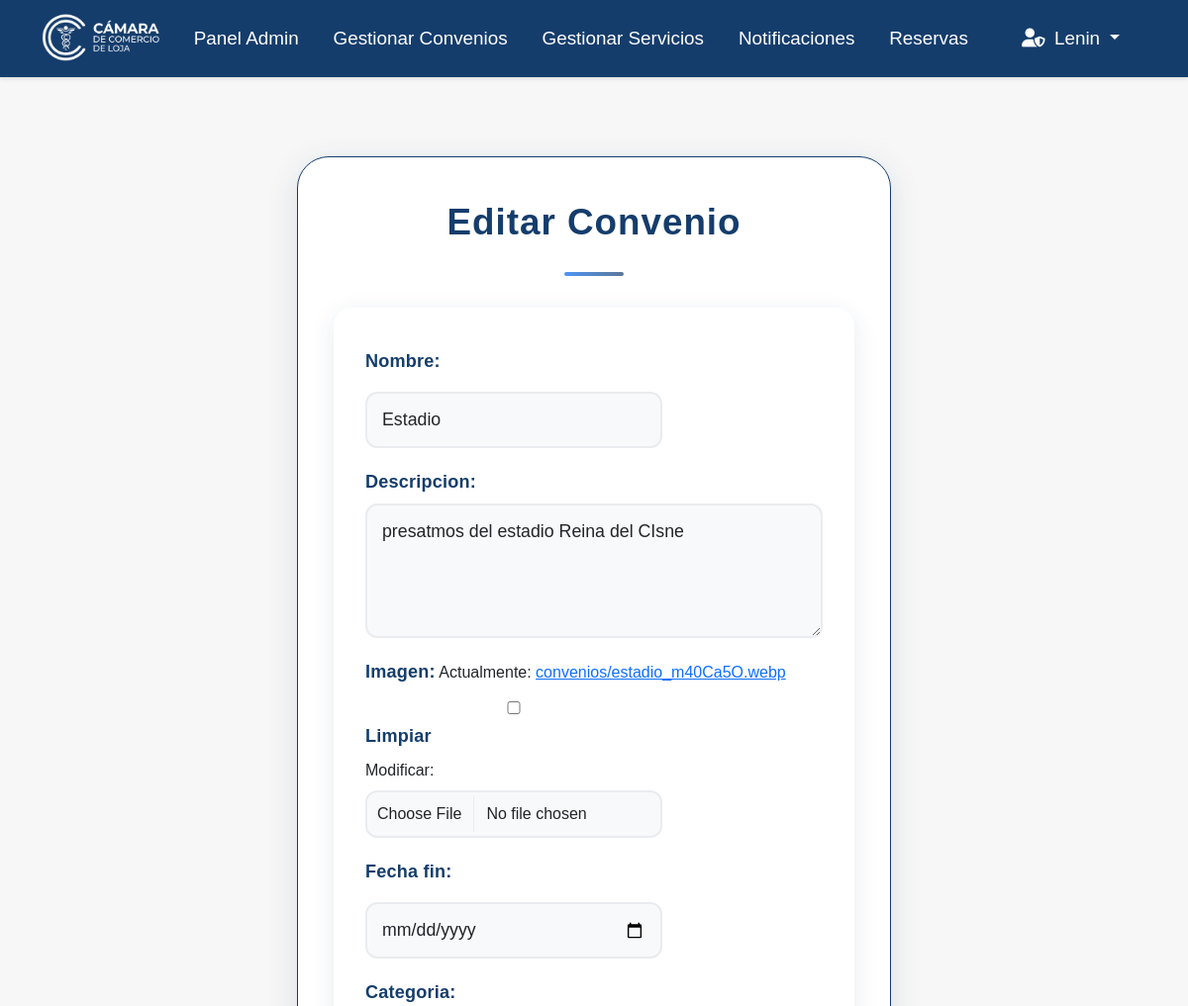
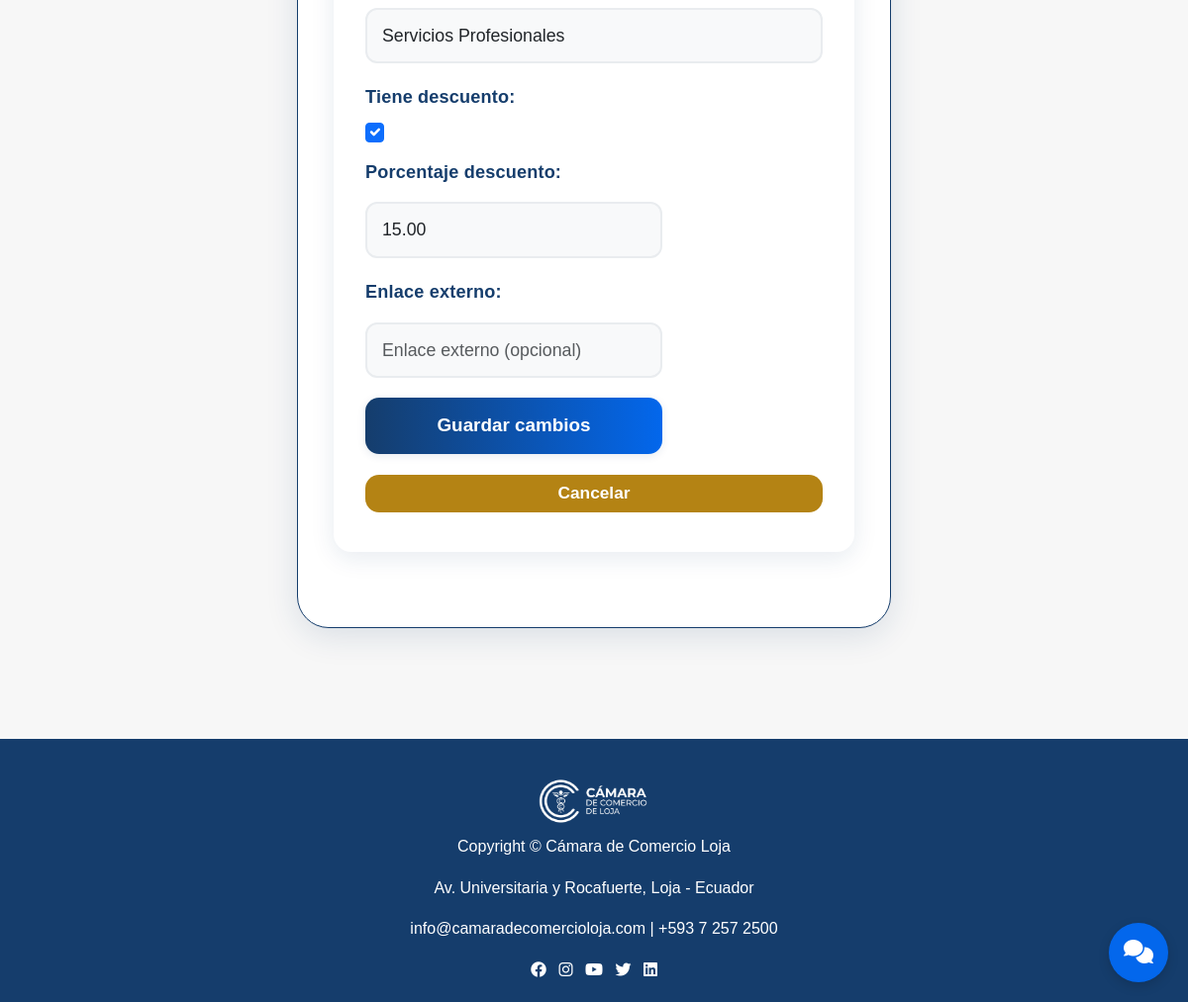
The app's page /admin-convenios/1/editar/ (signed in) with its own data (2 pictures, top to bottom).
### camara/models.py (models this page shows, shortened)
class Usuario(AbstractUser):
    TIPO_USUARIO_CHOICES = [
        ('socio', 'Socio'),
        ('visitante', 'Visitante'),
        ('empresa', 'Empresa'),
    ]
    nombre = models.CharField(max_length=255)
    tipo_usuario = models.CharField(max_length=10, choices=TIPO_USUARIO_CHOICES)
    cedula = models.CharField(max_length=20, unique=True, null=True, blank=True)
    email = models.EmailField(unique=True)
    telefono = models.CharField(max_length=20, null=True, blank=True)
    red_social_preferida = models.CharField(max_length=100, null=True, blank=True)
    aprobado = models.BooleanField(default=False)
    debe_cambiar_contrasena = models.BooleanField(default=False)
    fecha_contrasena_temporal = models.DateTimeField(null=True, blank=True)
    groups = models.ManyToManyField(
        Group,
        related_name='usuario_set',
        blank=True,
        help_text='The groups this user belongs to.',
        verbose_name='groups'
    )
    user_permissions = models.ManyToManyField(
        Permission,
        related_name='usuario_set',
        blank=True,
        help_text='Specific permissions for this user.',
        verbose_name='user permissions'
    )

class Convenio(models.Model):
    CATEGORIA_CHOICES = [
        ('financieros', 'Servicios Financieros'),
        ('turismo', 'Turismo y Hotelería'),
        ('profesionales', 'Servicios Profesionales'),
        ('graficos', 'Servicios Gráficos'),
    ]
    nombre = models.CharField(max_length=255)
    descripcion = models.TextField(null=True, blank=True)
    imagen = models.ImageField(upload_to='convenios/', null=True, blank=True)
    fecha_fin = models.DateField(null=True, blank=True)
    categoria = models.CharField(
        max_length=20,
        choices=CATEGORIA_CHOICES,
        default='financieros'
    )
    tiene_descuento = models.BooleanField(default=False)  # Nuevo campo
    porcentaje_descuento = models.DecimalField(max_digits=5, decimal_places=2, null=True, blank=True)  # Nuevo campo
    enlace = models.URLField("Enlace externo", null=True, blank=True)  # Nuevo campo

### camara/views.py (the view)
# urls.py: path('admin-convenios/<int:pk>/editar/', views.admin_convenio_edit, name='admin_convenio_edit'),
@admin_required
def admin_convenio_edit(request, pk):
    convenio = Convenio.objects.get(pk=pk)
    if request.method == 'POST':
        form = ConvenioForm(request.POST, request.FILES, instance=convenio)
        if form.is_valid():
            form.save()
            return redirect('admin_convenios_list')
    else:
        form = ConvenioForm(instance=convenio)
    return render(request, 'adminview/convenio_edit.html', {
        'form': form,
        'convenio': convenio,
    })

### camara/views.py (called while the page is built)
def admin_required(view_func):
    return user_passes_test(lambda u: u.is_authenticated and (u.is_superuser or u.is_staff), login_url='/login/')(view_func)

### camara/template/adminview/convenio_edit.html (shortened to what this page needs)
{% extends "master.html" %}
{% load static %}
{% block content %}
<div class="convenio-card">
    <h1>Editar Convenio</h1>
    <div class="convenio-divider"></div>
    <form method="post" enctype="multipart/form-data" id="registro-form">
        {{ form.as_p }}
        <button type="submit" class="convenio-btn w-100">Guardar cambios</button>
        <a href="{% url 'admin_convenios_list' %}" class="btn convenio-cancel w-100">Cancelar</a>
    </form>
</div>
{% endblock %}

### camara/template/master.html (shortened to what this page needs)
{% load static %}
<!DOCTYPE html>
<html lang="es">
<head>
    <link href="https://cdn.jsdelivr.net/npm/bootstrap@5.3.0/dist/css/bootstrap.min.css" rel="stylesheet">
    <link href="https://cdnjs.cloudflare.com/ajax/libs/font-awesome/6.0.0/css/all.min.css" rel="stylesheet">
    <link rel="stylesheet" href="{% static 'css/style.css' %}">
    <link rel="stylesheet" href="{% static 'css/Formularios.css' %}">
    <link rel="stylesheet" href="{% static 'css/admin.css' %}">
    <link rel="stylesheet" href="{% static 'css/afiliacion_detalle.css' %}">
    <link rel="stylesheet" href="{% static 'css/registro.css' %}">
    <link rel="stylesheet" href="{% static 'css/home.css' %}">
</head>
<body>
    <nav class="navbar navbar-expand-lg navbar-custom">
        <div class="container">
            <a class="navbar-brand" href="{% url 'home' %}">
                <img src="{% static 'img/logo2.png' %}" alt="Logo" class="logo-img me-2"
                    style="height:52px;vertical-align:middle;">
            </a>
            <div class="collapse navbar-collapse" id="navbarNav">
                <ul class="navbar-nav me-auto">
                    {% if user.is_authenticated and user.is_superuser %}
                    <li class="nav-item">
                        <a class="nav-link" href="{% url 'admin_home' %}">Panel Admin</a>
                    </li>
                    <li class="nav-item">
                        <a class="nav-link" href="{% url 'admin_convenios_list' %}">Gestionar Convenios</a>
                    </li>
                    <li class="nav-item">
                        <a class="nav-link" href="{% url 'admin_servicios_list' %}">Gestionar Servicios</a>
                    </li>
                    <li class="nav-item">
                        <a class="nav-link" href="{% url 'admin_notificacion' %}">Notificaciones</a>
                    </li>
                    <li class="nav-item">
                        <a class="nav-link" href="{% url 'admin_reservas_list' %}">Reservas</a>
                    </li>
                    {% endif %}
                </ul>
                <ul class="navbar-nav align-items-center flex-row">
                    {% if user.is_authenticated %}
                        {% if user.is_superuser or user.is_staff %}
                            <li class="nav-item dropdown">
                                <a class="nav-link dropdown-toggle" href="#" id="navbarDropdownAdmin" role="button"
                                    data-bs-toggle="dropdown">
                                    <i class="fas fa-user-shield me-1"></i>
                                    {% if user.nombre %}
                                        {{ user.nombre }}
                                    {% elif user.first_name %}
                                        {{ user.first_name }}
                                    {% else %}
                                        {{ user.username }}
                                    {% endif %}
                                </a>
                            </li>
                        {% endif %}
                    {% endif %}
                </ul>
            </div>
        </div>
    </nav>
    <main>
        {% block content %}{% endblock %}
    </main>
    <footer class="footer mt-5">
        <div class="container text-center">
            <img src="{% static 'img/logo2.png' %}" alt="Cámara de Comercio Loja" height="48" class="mb-2">
            <p>Copyright © {{ now|date:"Y" }} Cámara de Comercio Loja</p>
            <p>Av. Universitaria y Rocafuerte, Loja - Ecuador</p>
            <p>
                <a href="mailto:info@camaradecomercioloja.com">info@camaradecomercioloja.com</a> |
                <a href="tel:+59372572500">+593 7 257 2500</a>
            </p>
            <div>
                <a href="https://www.facebook.com/camaraloja" target="_blank" class="me-2"><i
                        class="fa-brands fa-facebook"></i></a>
                <a href="https://www.instagram.com/camara_loja/" target="_blank" class="me-2"><i
                        class="fa-brands fa-instagram"></i></a>
                <a href="https://www.youtube.com/@camaradecomercioloja" target="_blank" class="me-2"><i
                        class="fa-brands fa-youtube"></i></a>
                <a href="https://twitter.com/CamaraLoja" target="_blank" class="me-2"><i
                        class="fa-brands fa-twitter"></i></a>
                <a href="https://www.linkedin.com" target="_blank"><i class="fa-brands fa-linkedin"></i></a>
            </div>
        </div>
    </footer>
    <button id="chatbot-toggle" class="chatbot-toggle" title="Asistente Virtual">
        <i class="fas fa-comments"></i>
    </button>
</body>
</html>

### camara/static/css/style.css (style rules this page uses)
:root { --color-logo: #153D6C; --color-azul-brillante: #0367EC; --color-dorado: #B48314; --color-amarillo-claro: #F1DB62; --color-blanco: #FFFFFF; --color-gris-claro: #F8F9FA; --color-gris: #6C757D; --color-oscuro: #212529; }
* { margin: 0; padding: 0; box-sizing: border-box; }
body { font-family: 'Segoe UI', Tahoma, Geneva, Verdana, sans-serif; line-height: 1.6; color: var(--color-oscuro); background-color: var(--color-gris-claro); }
body { font-family: Arial, sans-serif; background: #f7f7f7; margin: 0; padding: 0; }
nav a { color: #fff; margin-right: 1em; text-decoration: none; }
main { padding: 2em; }
footer { background: #003366; color: #fff; text-align: center; padding: 1em; }
form input, form button { display: block; margin: 0.5em 0; padding: 0.5em; width: 100%; max-width: 300px; }
form button { background: #003366; color: #fff; border: none; cursor: pointer; }
.navbar-brand { font-size: 1.5rem !important; font-weight: bold; color: var(--color-logo) !important; }
.navbar-custom { background-color: #153D6C !important; box-shadow: 0 2px 4px rgba(0,0,0,0.1); font-size: 1.25rem; }
.navbar-custom .navbar-nav .nav-link { color: #fff !important; font-weight: 500; font-size: 1.18rem; transition: color 0.3s ease; padding-top: 0.7rem; padding-bottom: 0.7rem; }
.form-control { border-radius: 10px; border: 2px solid #e9ecef; padding: 12px 15px; transition: border-color 0.3s ease; }
.chatbot-toggle { position: fixed; bottom: 20px; right: 20px; background-color: var(--color-azul-brillante); color: var(--color-blanco); border: none; border-radius: 50%; width: 60px; height: 60px; font-size: 1.5rem; box-shadow: 0 4px 12px rgba(0,0,0,0.15); transition: all 0.3s ease; z-index: 1000; }
.footer { background-color: var(--color-logo); color: var(--color-blanco); padding: 40px 0 20px; margin-top: 50px; }
.footer a { color: var(--color-blanco); text-decoration: none; transition: color 0.3s ease; }

### camara/static/css/Formularios.css (style rules this page uses)
:root { --color-logo: #153D6C; --color-azul-brillante: #0367EC; --color-dorado: #B48314; --color-amarillo-claro: #F1DB62; --color-blanco: #FFFFFF; --color-gris-claro: #F8F9FA; --color-gris: #6C757D; --color-oscuro: #212529; }
#registro-form { background: var(--color-blanco); border-radius: 18px; box-shadow: 0 6px 24px rgba(21,61,108,0.10); padding: 40px 32px; margin: 0 auto 40px auto; max-width: 750px; }
#registro-form label, #registro-form .form-label { font-size: 1.13rem; color: var(--color-logo); font-weight: 600; margin-bottom: 7px; letter-spacing: 0.2px; }
#registro-form .form-control, #registro-form input[type="text"], #registro-form input[type="number"], #registro-form input[type="date"], #registro-form input[type="file"], #registro-form textarea, #registro-form select { border-radius: 12px; border: 2px solid var(--color-gris); background: var(--color-gris-claro); font-size: 1.11rem; padding: 13px 15px; margin-bottom: 20px; transition: border-color 0.3s, background 0.3s; font-family: 'Montserrat', Arial, sans-serif; }
#registro-form .form-check-input[type="checkbox"] { accent-color: var(--color-azul-brillante); width: 1.2em; height: 1.2em; margin-right: 8px; }
#registro-form input[type="file"].form-control { padding: 10px; font-size: 1rem; background: var(--color-gris-claro); border-radius: 12px; border: 2px solid #e9ecef; }

### camara/static/css/admin.css (style rules this page uses)
.convenio-card { background: var(--color-blanco); border-radius: 32px; box-shadow: 0 8px 32px rgba(21,61,108,0.13); max-width: 600px; margin: 48px auto 32px auto; padding: 44px 36px 36px 36px; position: relative; overflow: hidden; border: 1.5px solid var(--color-logo); animation: fadeInUp 0.7s; }
.convenio-card h1 { color: var(--color-logo); font-size: 2.3rem; font-weight: bold; margin-bottom: 28px; letter-spacing: 1px; text-align: center; font-family: 'Montserrat', Arial, sans-serif; }
.convenio-divider { height: 4px; width: 60px; background: linear-gradient(90deg, var(--color-azul-brillante), var(--color-logo)); border-radius: 2px; margin: 0 auto 32px auto; opacity: 0.7; }
.convenio-btn { background: linear-gradient(90deg, var(--color-logo), var(--color-azul-brillante)); color: var(--color-blanco); border: none; border-radius: 14px; padding: 13px 0; font-size: 1.18rem; font-weight: 600; box-shadow: 0 2px 8px rgba(21,61,108,0.10); transition: background 0.3s, transform 0.2s; margin-top: 10px; }
.convenio-cancel { border-radius: 14px; font-weight: 600; font-size: 1.08rem; margin-top: 12px; background: var(--color-dorado); border: none; color: var(--color-blanco); transition: background 0.3s; }

### records on screen
Usuario: username "Lenin"
Convenio: nombre "Estadio", descripcion "presatmos del estadio Reina del CIsne", categoria "Servicios Profesionales", tiene_descuento "☑", porcentaje_descuento "15.00"
